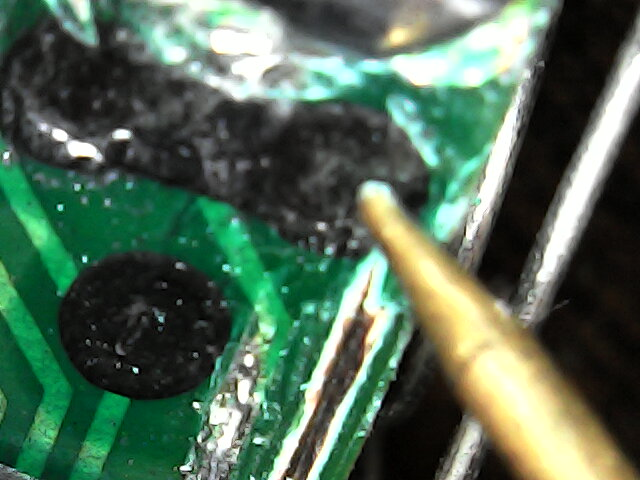
#> input picture extraction/img.jpg, 640 x 480 px
$ python testFOM.py
#> lines starting #> are read from the running program, lines starting #| are printed output that depends on the picture; long printed decimals are rounded
### extraction/fom.py
# -*- coding: utf-8 -*-
"""
Author       : Rafael S. Bressan
Date         : 31/10/2019
Contact      : https://www.linkedin.com/in/profbressan/

Description  : Features Extraction - FOM (First Order Measures)
Dependencies : PIL (Python Imaging Library) | math | os | sys | statistics
First Order Measures : 1 - Average |  2 - Mode | 3 - Variation |
                       4 - Standard deviation | 5 - Dispersal |
                       6 Population sample standard deviation | 7 - Energy | 8 - Entropy
                       #9 - High median of data | #10 - Low median of data
Using        :
	from fom import FOM
	fom = FOM()
	featuresFOM = fom.extractionFeatures('img.jpg')
	print('First Order Measures (Gray) --> ', featuresFOM)
    featuresFOMColor = fom.extractionFeaturesColor('img.jpg')
	print('First Order Measures (Color) --> ', featuresFOMColor)
"""
from PIL import Image
import math, os, sys, statistics

class FOM:
    def __init__(self):
        self.image_path = ''
    def setImagePath(self, image_path):
        self.image_path = image_path
    def getImagePath(self):
        return self.image_path
    def extractionFeatures(self, image_path):
#> called with image_path = 'img.jpg'
        self.image_path = image_path
        try:
            img = Image.open(self.image_path)
#> img is the input picture: PIL image 640x480 RGB; mean R, G, B 81.8, 106.4, 86.3
            imgRGB = img.convert('RGB')
            imgGray = imgRGB.convert('L')
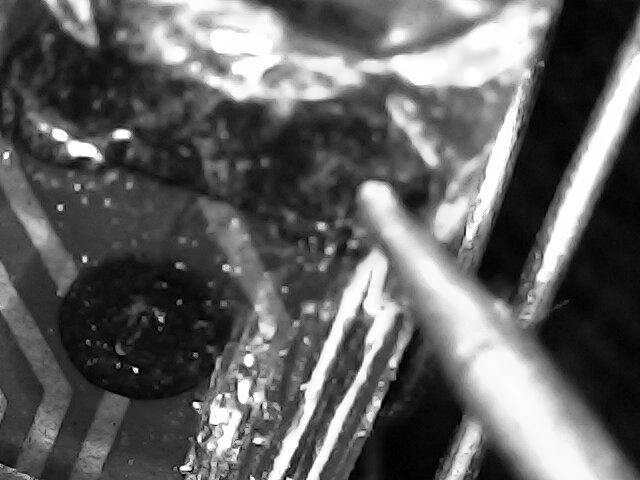
#> imgGray: PIL image 640x480 L; min 0, max 255, mean 96.8
            v, features = [],[]
            maxHistogram = 256
            hist = [0] * maxHistogram
            Hg = 0
            for i in range(imgGray.size[0]):
                for j in range(imgGray.size[1]):
                    r = imgGray.getpixel((i,j))
                    v.append(r)
                    hist[r] += 1
                    if (r > Hg):
                        Hg = r
#> after the loop, Hg = 255; hist = 256 values, max 6091 at index 254, min 64 at index 0, mean 1200; v = 307200 items
            features.append(statistics.mean(v)) # Arithmetic mean (“average”) of data.
            features.append(statistics.mode(v)) # Single mode (most common value) of discrete or nominal data.
            features.append(statistics.pvariance(v)) # Population variance of data.
            features.append(statistics.pstdev(v)) # Population standard deviation of data.
            features.append(statistics.variance(v)) # Sample variance of data.
            features.append(statistics.stdev(v)) # Sample standard deviation of data
            entropy, energy = 0, 0
            for i in range(Hg):
                energy += (hist[i] ** 2)
                if (hist[i] != 0):
                    entropy += -hist[i] * math.log2(hist[i])
#> this loop made 255 passes
#> (energy, entropy) on passes 1 to 12: (4096, -384), (46532, -1967.4), (98973, -3762.6), (241857, -6999.1), (727666, -13582.3), (2124790, -25647), (5364790, -45111.8), (10026071, -69025.2), (15935832, -96367.5), (26931688, -135148.8), (40710632, -179165.7), (57414201, -228196.7)
#> after the loop, energy = 552123665; entropy = -3214570.2
            features.append(energy) # Energy
            features.append(entropy) # Entropy
            #features.append(statistics.median_high(v)) # High median of data.
            #features.append(statistics.median_low(v)) # Low median of data.
            return features
        except Exception as e:
            print('\n################# (FOM) - Error in processing! #################\n', e)

    # [49 lines left out: function extractionFeaturesColor, not called in this run]

### extraction/testFOM.py
from fom import FOM
fom = FOM()
featuresFOM = fom.extractionFeatures('img.jpg')
#> featuresFOM = [96.78, 254, 5842.4, 76.44, 5842.5, 76.44, 552123665, -3214570.2]
print('First Order Measures --> ', featuresFOM)
#| First Order Measures -->  [96.776, 254, 5842.444, 76.436, 5842.463, 76.436, 552123665, -3214570.221]
